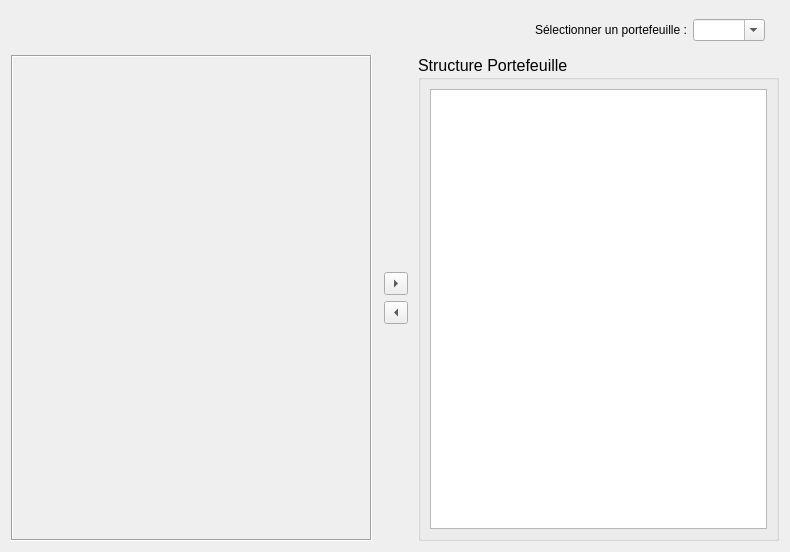
<?xml version="1.0" encoding="UTF-8"?>
<ui version="4.0">
 <class>StructurePortefeuille</class>
 <widget class="QWidget" name="StructurePortefeuille">
  <property name="geometry">
   <rect>
    <x>0</x>
    <y>0</y>
    <width>790</width>
    <height>552</height>
   </rect>
  </property>
  <property name="sizePolicy">
   <sizepolicy hsizetype="Preferred" vsizetype="Preferred">
    <horstretch>0</horstretch>
    <verstretch>0</verstretch>
   </sizepolicy>
  </property>
  <property name="focusPolicy">
   <enum>Qt::ClickFocus</enum>
  </property>
  <property name="windowTitle">
   <string>Gérer structure portefeuille</string>
  </property>
  <layout class="QVBoxLayout" name="verticalLayout">
   <item>
    <layout class="QFormLayout" name="formLayout">
     <property name="fieldGrowthPolicy">
      <enum>QFormLayout::FieldsStayAtSizeHint</enum>
     </property>
     <property name="formAlignment">
      <set>Qt::AlignRight|Qt::AlignTop|Qt::AlignTrailing</set>
     </property>
     <property name="topMargin">
      <number>8</number>
     </property>
     <property name="rightMargin">
      <number>20</number>
     </property>
     <property name="bottomMargin">
      <number>8</number>
     </property>
     <item row="0" column="0">
      <widget class="QLabel" name="sLectionnerLePortefeuilleModifierLabel">
       <property name="text">
        <string>Sélectionner un portefeuille :</string>
       </property>
       <property name="wordWrap">
        <bool>false</bool>
       </property>
      </widget>
     </item>
     <item row="0" column="1">
      <widget class="QComboBox" name="comboBoxSelect">
       <property name="autoFillBackground">
        <bool>false</bool>
       </property>
       <property name="editable">
        <bool>true</bool>
       </property>
       <property name="sizeAdjustPolicy">
        <enum>QComboBox::AdjustToContents</enum>
       </property>
       <property name="frame">
        <bool>true</bool>
       </property>
      </widget>
     </item>
    </layout>
   </item>
   <item>
    <layout class="QHBoxLayout" name="horizontalLayout_2">
     <item>
      <widget class="QFrame" name="frame">
       <property name="sizePolicy">
        <sizepolicy hsizetype="Expanding" vsizetype="Preferred">
         <horstretch>1</horstretch>
         <verstretch>0</verstretch>
        </sizepolicy>
       </property>
       <property name="minimumSize">
        <size>
         <width>180</width>
         <height>0</height>
        </size>
       </property>
       <property name="maximumSize">
        <size>
         <width>777777</width>
         <height>16777215</height>
        </size>
       </property>
       <property name="sizeIncrement">
        <size>
         <width>0</width>
         <height>0</height>
        </size>
       </property>
       <property name="frameShape">
        <enum>QFrame::Box</enum>
       </property>
       <property name="frameShadow">
        <enum>QFrame::Sunken</enum>
       </property>
       <property name="lineWidth">
        <number>1</number>
       </property>
       <property name="midLineWidth">
        <number>0</number>
       </property>
      </widget>
     </item>
     <item>
      <layout class="QVBoxLayout" name="verticalLayout_5">
       <property name="sizeConstraint">
        <enum>QLayout::SetDefaultConstraint</enum>
       </property>
       <property name="leftMargin">
        <number>6</number>
       </property>
       <property name="rightMargin">
        <number>4</number>
       </property>
       <item>
        <spacer name="verticalSpacer">
         <property name="orientation">
          <enum>Qt::Vertical</enum>
         </property>
         <property name="sizeHint" stdset="0">
          <size>
           <width>20</width>
           <height>40</height>
          </size>
         </property>
        </spacer>
       </item>
       <item>
        <widget class="QToolButton" name="toolButtonAddToMyPortfolio">
         <property name="sizePolicy">
          <sizepolicy hsizetype="Minimum" vsizetype="Fixed">
           <horstretch>0</horstretch>
           <verstretch>0</verstretch>
          </sizepolicy>
         </property>
         <property name="maximumSize">
          <size>
           <width>35</width>
           <height>16777215</height>
          </size>
         </property>
         <property name="text">
          <string/>
         </property>
         <property name="popupMode">
          <enum>QToolButton::InstantPopup</enum>
         </property>
         <property name="arrowType">
          <enum>Qt::RightArrow</enum>
         </property>
        </widget>
       </item>
       <item>
        <widget class="QToolButton" name="toolButtonRemoveFromMyPortfolio">
         <property name="sizePolicy">
          <sizepolicy hsizetype="Expanding" vsizetype="Fixed">
           <horstretch>0</horstretch>
           <verstretch>0</verstretch>
          </sizepolicy>
         </property>
         <property name="maximumSize">
          <size>
           <width>35</width>
           <height>16777215</height>
          </size>
         </property>
         <property name="text">
          <string/>
         </property>
         <property name="popupMode">
          <enum>QToolButton::InstantPopup</enum>
         </property>
         <property name="arrowType">
          <enum>Qt::LeftArrow</enum>
         </property>
        </widget>
       </item>
       <item>
        <spacer name="verticalSpacer_2">
         <property name="orientation">
          <enum>Qt::Vertical</enum>
         </property>
         <property name="sizeHint" stdset="0">
          <size>
           <width>20</width>
           <height>40</height>
          </size>
         </property>
        </spacer>
       </item>
      </layout>
     </item>
     <item>
      <widget class="QGroupBox" name="groupBox_2">
       <property name="sizePolicy">
        <sizepolicy hsizetype="Expanding" vsizetype="Expanding">
         <horstretch>1</horstretch>
         <verstretch>0</verstretch>
        </sizepolicy>
       </property>
       <property name="minimumSize">
        <size>
         <width>230</width>
         <height>0</height>
        </size>
       </property>
       <property name="maximumSize">
        <size>
         <width>450</width>
         <height>16777215</height>
        </size>
       </property>
       <property name="sizeIncrement">
        <size>
         <width>0</width>
         <height>0</height>
        </size>
       </property>
       <property name="font">
        <font>
         <pointsize>12</pointsize>
         <weight>50</weight>
         <bold>false</bold>
         <underline>false</underline>
        </font>
       </property>
       <property name="title">
        <string>Structure Portefeuille</string>
       </property>
       <property name="flat">
        <bool>true</bool>
       </property>
       <layout class="QVBoxLayout" name="verticalLayout_2">
        <item>
         <widget class="QTableWidget" name="tableWidgetStructure">
          <property name="minimumSize">
           <size>
            <width>250</width>
            <height>0</height>
           </size>
          </property>
          <property name="maximumSize">
           <size>
            <width>555215</width>
            <height>16777215</height>
           </size>
          </property>
          <property name="sizeIncrement">
           <size>
            <width>0</width>
            <height>0</height>
           </size>
          </property>
          <property name="font">
           <font>
            <pointsize>10</pointsize>
           </font>
          </property>
          <property name="mouseTracking">
           <bool>true</bool>
          </property>
          <property name="focusPolicy">
           <enum>Qt::ClickFocus</enum>
          </property>
          <property name="midLineWidth">
           <number>0</number>
          </property>
          <property name="editTriggers">
           <set>QAbstractItemView::NoEditTriggers</set>
          </property>
          <property name="tabKeyNavigation">
           <bool>false</bool>
          </property>
          <property name="dragDropOverwriteMode">
           <bool>false</bool>
          </property>
          <property name="defaultDropAction">
           <enum>Qt::CopyAction</enum>
          </property>
          <property name="alternatingRowColors">
           <bool>true</bool>
          </property>
          <property name="selectionBehavior">
           <enum>QAbstractItemView::SelectRows</enum>
          </property>
          <property name="showGrid">
           <bool>false</bool>
          </property>
          <property name="gridStyle">
           <enum>Qt::SolidLine</enum>
          </property>
          <property name="rowCount">
           <number>0</number>
          </property>
          <attribute name="horizontalHeaderVisible">
           <bool>false</bool>
          </attribute>
          <attribute name="horizontalHeaderStretchLastSection">
           <bool>true</bool>
          </attribute>
          <attribute name="verticalHeaderVisible">
           <bool>false</bool>
          </attribute>
          <attribute name="verticalHeaderDefaultSectionSize">
           <number>22</number>
          </attribute>
          <attribute name="verticalHeaderShowSortIndicator" stdset="0">
           <bool>false</bool>
          </attribute>
          <attribute name="verticalHeaderStretchLastSection">
           <bool>false</bool>
          </attribute>
          <column>
           <property name="text">
            <string>ISIN</string>
           </property>
           <property name="font">
            <font>
             <weight>75</weight>
             <bold>true</bold>
            </font>
           </property>
          </column>
          <column>
           <property name="text">
            <string>Nom</string>
           </property>
           <property name="font">
            <font>
             <weight>75</weight>
             <bold>true</bold>
            </font>
           </property>
          </column>
          <column>
           <property name="text">
            <string>Quantité</string>
           </property>
           <property name="font">
            <font>
             <weight>75</weight>
             <bold>true</bold>
            </font>
           </property>
           <property name="textAlignment">
            <set>AlignLeft|AlignVCenter</set>
           </property>
          </column>
         </widget>
        </item>
       </layout>
      </widget>
     </item>
    </layout>
   </item>
  </layout>
 </widget>
 <resources/>
 <connections/>
</ui>
